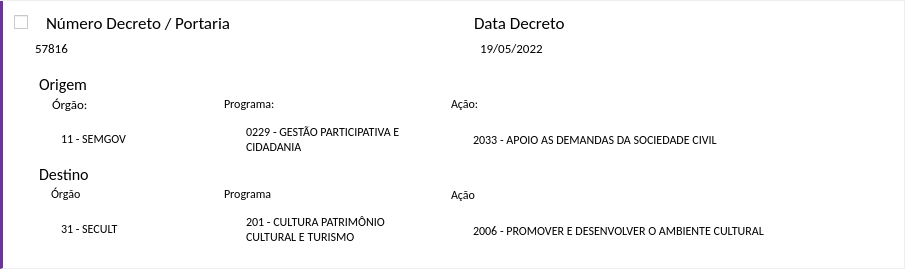
<?xml version="1.0" encoding="UTF-8"?>
<ui version="4.0">
 <class>Form</class>
 <widget class="QWidget" name="Form">
  <property name="geometry">
   <rect>
    <x>0</x>
    <y>0</y>
    <width>905</width>
    <height>269</height>
   </rect>
  </property>
  <property name="sizePolicy">
   <sizepolicy hsizetype="Minimum" vsizetype="Expanding">
    <horstretch>0</horstretch>
    <verstretch>0</verstretch>
   </sizepolicy>
  </property>
  <property name="minimumSize">
   <size>
    <width>0</width>
    <height>0</height>
   </size>
  </property>
  <property name="windowTitle">
   <string>Form</string>
  </property>
  <property name="styleSheet">
   <string notr="true">QWidget {
	background-color: rgb(255, 255, 255);
}


QLabel {
	border:none
}


</string>
  </property>
  <layout class="QHBoxLayout" name="horizontalLayout_2">
   <property name="spacing">
    <number>0</number>
   </property>
   <property name="leftMargin">
    <number>0</number>
   </property>
   <property name="topMargin">
    <number>0</number>
   </property>
   <property name="rightMargin">
    <number>0</number>
   </property>
   <property name="bottomMargin">
    <number>0</number>
   </property>
   <item>
    <widget class="QFrame" name="frame_4">
     <property name="sizePolicy">
      <sizepolicy hsizetype="Preferred" vsizetype="Expanding">
       <horstretch>0</horstretch>
       <verstretch>0</verstretch>
      </sizepolicy>
     </property>
     <property name="maximumSize">
      <size>
       <width>16777215</width>
       <height>16777215</height>
      </size>
     </property>
     <property name="styleSheet">
      <string notr="true">QFrame{
border: 1px solid rgb(238, 238, 238)	;
border-left: 3px solid rgb(109, 49, 162);
	
}</string>
     </property>
     <property name="frameShape">
      <enum>QFrame::StyledPanel</enum>
     </property>
     <property name="frameShadow">
      <enum>QFrame::Raised</enum>
     </property>
     <layout class="QVBoxLayout" name="verticalLayout">
      <property name="spacing">
       <number>0</number>
      </property>
      <property name="leftMargin">
       <number>2</number>
      </property>
      <property name="topMargin">
       <number>0</number>
      </property>
      <property name="rightMargin">
       <number>0</number>
      </property>
      <property name="bottomMargin">
       <number>0</number>
      </property>
      <item>
       <widget class="QFrame" name="frame_conteudo">
        <property name="maximumSize">
         <size>
          <width>16777215</width>
          <height>60</height>
         </size>
        </property>
        <property name="styleSheet">
         <string notr="true">border:none</string>
        </property>
        <property name="frameShape">
         <enum>QFrame::StyledPanel</enum>
        </property>
        <property name="frameShadow">
         <enum>QFrame::Raised</enum>
        </property>
        <layout class="QVBoxLayout" name="verticalLayout_2">
         <property name="spacing">
          <number>0</number>
         </property>
         <property name="leftMargin">
          <number>0</number>
         </property>
         <property name="topMargin">
          <number>0</number>
         </property>
         <property name="rightMargin">
          <number>0</number>
         </property>
         <property name="bottomMargin">
          <number>0</number>
         </property>
         <item>
          <widget class="QFrame" name="content_3">
           <property name="sizePolicy">
            <sizepolicy hsizetype="Preferred" vsizetype="Expanding">
             <horstretch>0</horstretch>
             <verstretch>0</verstretch>
            </sizepolicy>
           </property>
           <property name="maximumSize">
            <size>
             <width>16777215</width>
             <height>30</height>
            </size>
           </property>
           <property name="frameShape">
            <enum>QFrame::StyledPanel</enum>
           </property>
           <property name="frameShadow">
            <enum>QFrame::Raised</enum>
           </property>
           <layout class="QHBoxLayout" name="horizontalLayout_6">
            <property name="topMargin">
             <number>9</number>
            </property>
            <property name="bottomMargin">
             <number>0</number>
            </property>
            <item>
             <widget class="QCheckBox" name="check_relatorio">
              <property name="maximumSize">
               <size>
                <width>20</width>
                <height>16777215</height>
               </size>
              </property>
              <property name="text">
               <string/>
              </property>
             </widget>
            </item>
            <item>
             <widget class="QLabel" name="lb_status">
              <property name="maximumSize">
               <size>
                <width>0</width>
                <height>50</height>
               </size>
              </property>
              <property name="font">
               <font>
                <family>Calibri</family>
                <pointsize>13</pointsize>
                <weight>50</weight>
                <bold>false</bold>
               </font>
              </property>
              <property name="styleSheet">
               <string notr="true">image: url(:/icons/alerta.png);
border-radius: 100px;
</string>
              </property>
              <property name="text">
               <string/>
              </property>
             </widget>
            </item>
            <item>
             <widget class="QLabel" name="lb_data_3">
              <property name="font">
               <font>
                <family>Calibri</family>
                <pointsize>13</pointsize>
                <weight>50</weight>
                <bold>false</bold>
               </font>
              </property>
              <property name="styleSheet">
               <string notr="true">border: none</string>
              </property>
              <property name="text">
               <string>Número Decreto / Portaria</string>
              </property>
             </widget>
            </item>
            <item>
             <widget class="QLabel" name="lb_decreto_3">
              <property name="font">
               <font>
                <family>Calibri</family>
                <pointsize>13</pointsize>
                <weight>50</weight>
                <bold>false</bold>
               </font>
              </property>
              <property name="styleSheet">
               <string notr="true">border: none</string>
              </property>
              <property name="text">
               <string>Data Decreto</string>
              </property>
             </widget>
            </item>
           </layout>
          </widget>
         </item>
         <item>
          <widget class="QFrame" name="content">
           <property name="sizePolicy">
            <sizepolicy hsizetype="Preferred" vsizetype="Expanding">
             <horstretch>0</horstretch>
             <verstretch>0</verstretch>
            </sizepolicy>
           </property>
           <property name="maximumSize">
            <size>
             <width>16777215</width>
             <height>30</height>
            </size>
           </property>
           <property name="frameShape">
            <enum>QFrame::StyledPanel</enum>
           </property>
           <property name="frameShadow">
            <enum>QFrame::Raised</enum>
           </property>
           <layout class="QHBoxLayout" name="horizontalLayout_3">
            <property name="spacing">
             <number>30</number>
            </property>
            <property name="leftMargin">
             <number>30</number>
            </property>
            <item>
             <widget class="QLabel" name="lb_decreto">
              <property name="font">
               <font>
                <family>Calibri</family>
                <pointsize>10</pointsize>
                <weight>50</weight>
                <bold>false</bold>
               </font>
              </property>
              <property name="styleSheet">
               <string notr="true">border: none</string>
              </property>
              <property name="text">
               <string>57816</string>
              </property>
             </widget>
            </item>
            <item>
             <widget class="QLabel" name="lb_data">
              <property name="font">
               <font>
                <family>Calibri</family>
                <pointsize>10</pointsize>
                <weight>50</weight>
                <bold>false</bold>
               </font>
              </property>
              <property name="styleSheet">
               <string notr="true">border: none</string>
              </property>
              <property name="text">
               <string>19/05/2022</string>
              </property>
             </widget>
            </item>
           </layout>
          </widget>
         </item>
        </layout>
       </widget>
      </item>
      <item>
       <widget class="QFrame" name="frame_detalhes">
        <property name="maximumSize">
         <size>
          <width>16777215</width>
          <height>200</height>
         </size>
        </property>
        <property name="styleSheet">
         <string notr="true">border:none</string>
        </property>
        <property name="frameShape">
         <enum>QFrame::StyledPanel</enum>
        </property>
        <property name="frameShadow">
         <enum>QFrame::Raised</enum>
        </property>
        <layout class="QGridLayout" name="gridLayout">
         <property name="leftMargin">
          <number>25</number>
         </property>
         <property name="topMargin">
          <number>0</number>
         </property>
         <property name="rightMargin">
          <number>0</number>
         </property>
         <property name="bottomMargin">
          <number>0</number>
         </property>
         <property name="horizontalSpacing">
          <number>25</number>
         </property>
         <item row="0" column="0" rowspan="3">
          <widget class="QFrame" name="frame_3">
           <property name="styleSheet">
            <string notr="true">border: none</string>
           </property>
           <property name="frameShape">
            <enum>QFrame::StyledPanel</enum>
           </property>
           <property name="frameShadow">
            <enum>QFrame::Raised</enum>
           </property>
           <layout class="QGridLayout" name="gridLayout_2">
            <property name="spacing">
             <number>0</number>
            </property>
            <item row="3" column="0">
             <widget class="QLabel" name="lb_orgao_destino_3">
              <property name="maximumSize">
               <size>
                <width>200</width>
                <height>20</height>
               </size>
              </property>
              <property name="font">
               <font>
                <family>Calibri</family>
                <pointsize>12</pointsize>
               </font>
              </property>
              <property name="text">
               <string>Destino</string>
              </property>
              <property name="wordWrap">
               <bool>true</bool>
              </property>
             </widget>
            </item>
            <item row="2" column="1">
             <widget class="QLabel" name="lb_programa_origem">
              <property name="maximumSize">
               <size>
                <width>230</width>
                <height>16777215</height>
               </size>
              </property>
              <property name="font">
               <font>
                <family>Calibri</family>
                <pointsize>9</pointsize>
               </font>
              </property>
              <property name="styleSheet">
               <string notr="true">margin-left: 20px</string>
              </property>
              <property name="text">
               <string>0229 - GESTÃO PARTICIPATIVA E CIDADANIA</string>
              </property>
              <property name="wordWrap">
               <bool>true</bool>
              </property>
             </widget>
            </item>
            <item row="0" column="0">
             <widget class="QLabel" name="lb_orgao_origem_3">
              <property name="sizePolicy">
               <sizepolicy hsizetype="Preferred" vsizetype="Expanding">
                <horstretch>0</horstretch>
                <verstretch>0</verstretch>
               </sizepolicy>
              </property>
              <property name="maximumSize">
               <size>
                <width>200</width>
                <height>20</height>
               </size>
              </property>
              <property name="font">
               <font>
                <family>Calibri</family>
                <pointsize>12</pointsize>
               </font>
              </property>
              <property name="text">
               <string>Origem</string>
              </property>
              <property name="wordWrap">
               <bool>true</bool>
              </property>
             </widget>
            </item>
            <item row="5" column="1">
             <widget class="QLabel" name="lb_programa_destino">
              <property name="maximumSize">
               <size>
                <width>230</width>
                <height>16777215</height>
               </size>
              </property>
              <property name="font">
               <font>
                <family>Calibri</family>
                <pointsize>9</pointsize>
               </font>
              </property>
              <property name="styleSheet">
               <string notr="true">margin-left: 20px</string>
              </property>
              <property name="text">
               <string>201 - CULTURA PATRIMÔNIO CULTURAL E TURISMO</string>
              </property>
              <property name="wordWrap">
               <bool>true</bool>
              </property>
             </widget>
            </item>
            <item row="1" column="0">
             <widget class="QLabel" name="lb_orgao_origem_4">
              <property name="maximumSize">
               <size>
                <width>200</width>
                <height>20</height>
               </size>
              </property>
              <property name="font">
               <font>
                <family>Calibri</family>
                <pointsize>10</pointsize>
               </font>
              </property>
              <property name="styleSheet">
               <string notr="true">margin-left: 10px</string>
              </property>
              <property name="text">
               <string>Órgão:</string>
              </property>
              <property name="wordWrap">
               <bool>true</bool>
              </property>
             </widget>
            </item>
            <item row="5" column="0">
             <widget class="QLabel" name="lb_orgao_destino">
              <property name="maximumSize">
               <size>
                <width>200</width>
                <height>50</height>
               </size>
              </property>
              <property name="font">
               <font>
                <family>Calibri</family>
                <pointsize>9</pointsize>
               </font>
              </property>
              <property name="styleSheet">
               <string notr="true">margin-left: 20px</string>
              </property>
              <property name="text">
               <string>31 - SECULT</string>
              </property>
              <property name="wordWrap">
               <bool>true</bool>
              </property>
             </widget>
            </item>
            <item row="2" column="0">
             <widget class="QLabel" name="lb_orgao_origem">
              <property name="maximumSize">
               <size>
                <width>200</width>
                <height>50</height>
               </size>
              </property>
              <property name="font">
               <font>
                <family>Calibri</family>
                <pointsize>9</pointsize>
               </font>
              </property>
              <property name="styleSheet">
               <string notr="true">margin-left: 20px</string>
              </property>
              <property name="text">
               <string>11 - SEMGOV</string>
              </property>
              <property name="wordWrap">
               <bool>true</bool>
              </property>
             </widget>
            </item>
            <item row="4" column="0">
             <widget class="QLabel" name="lb_orgao_destino_4">
              <property name="maximumSize">
               <size>
                <width>200</width>
                <height>20</height>
               </size>
              </property>
              <property name="font">
               <font>
                <family>Calibri</family>
                <pointsize>9</pointsize>
               </font>
              </property>
              <property name="styleSheet">
               <string notr="true">margin-left: 10px</string>
              </property>
              <property name="text">
               <string>Órgão</string>
              </property>
              <property name="wordWrap">
               <bool>true</bool>
              </property>
             </widget>
            </item>
            <item row="4" column="1">
             <widget class="QLabel" name="lb_programa_destino_3">
              <property name="maximumSize">
               <size>
                <width>230</width>
                <height>16777215</height>
               </size>
              </property>
              <property name="font">
               <font>
                <family>Calibri</family>
                <pointsize>9</pointsize>
               </font>
              </property>
              <property name="styleSheet">
               <string notr="true">border:none</string>
              </property>
              <property name="text">
               <string>Programa</string>
              </property>
              <property name="wordWrap">
               <bool>true</bool>
              </property>
             </widget>
            </item>
            <item row="1" column="1">
             <widget class="QLabel" name="lb_programa_origem_3">
              <property name="maximumSize">
               <size>
                <width>230</width>
                <height>16777215</height>
               </size>
              </property>
              <property name="font">
               <font>
                <family>Calibri</family>
                <pointsize>9</pointsize>
               </font>
              </property>
              <property name="text">
               <string>Programa:</string>
              </property>
              <property name="wordWrap">
               <bool>true</bool>
              </property>
             </widget>
            </item>
           </layout>
          </widget>
         </item>
         <item row="0" column="2" rowspan="3">
          <widget class="QPushButton" name="btn_detalhes">
           <property name="sizePolicy">
            <sizepolicy hsizetype="Minimum" vsizetype="Expanding">
             <horstretch>0</horstretch>
             <verstretch>0</verstretch>
            </sizepolicy>
           </property>
           <property name="maximumSize">
            <size>
             <width>50</width>
             <height>16777215</height>
            </size>
           </property>
           <property name="styleSheet">
            <string notr="true">QPushButton {
	border:none;
	image: url(:/icons/drop-down.png);
	padding: 6px
}

QPushButton:hover {
	padding: 4px
}

QPushButton:pressed {
	padding: 5px
}
</string>
           </property>
           <property name="text">
            <string/>
           </property>
          </widget>
         </item>
         <item row="0" column="1" rowspan="3">
          <widget class="QFrame" name="frame">
           <property name="frameShape">
            <enum>QFrame::StyledPanel</enum>
           </property>
           <property name="frameShadow">
            <enum>QFrame::Raised</enum>
           </property>
           <layout class="QVBoxLayout" name="verticalLayout_3">
            <property name="spacing">
             <number>0</number>
            </property>
            <item>
             <widget class="QLabel" name="lb_acao_origem">
              <property name="maximumSize">
               <size>
                <width>16777215</width>
                <height>20</height>
               </size>
              </property>
              <property name="font">
               <font>
                <family>Calibri</family>
                <pointsize>9</pointsize>
               </font>
              </property>
              <property name="styleSheet">
               <string notr="true">border: none</string>
              </property>
              <property name="text">
               <string/>
              </property>
              <property name="wordWrap">
               <bool>true</bool>
              </property>
             </widget>
            </item>
            <item>
             <widget class="QLabel" name="lb_acao_origem_4">
              <property name="maximumSize">
               <size>
                <width>16777215</width>
                <height>20</height>
               </size>
              </property>
              <property name="font">
               <font>
                <family>Calibri</family>
                <pointsize>9</pointsize>
               </font>
              </property>
              <property name="styleSheet">
               <string notr="true">border: none</string>
              </property>
              <property name="text">
               <string>Ação:</string>
              </property>
              <property name="wordWrap">
               <bool>true</bool>
              </property>
             </widget>
            </item>
            <item>
             <widget class="QLabel" name="lb_acao_origem_2">
              <property name="font">
               <font>
                <family>Calibri</family>
                <pointsize>9</pointsize>
               </font>
              </property>
              <property name="styleSheet">
               <string notr="true">margin-left: 20px</string>
              </property>
              <property name="text">
               <string>2033 - APOIO AS DEMANDAS DA SOCIEDADE CIVIL</string>
              </property>
              <property name="wordWrap">
               <bool>true</bool>
              </property>
             </widget>
            </item>
            <item>
             <widget class="QLabel" name="lb_acao_origem_3">
              <property name="maximumSize">
               <size>
                <width>16777215</width>
                <height>20</height>
               </size>
              </property>
              <property name="font">
               <font>
                <family>Calibri</family>
                <pointsize>9</pointsize>
               </font>
              </property>
              <property name="styleSheet">
               <string notr="true">border: none</string>
              </property>
              <property name="text">
               <string/>
              </property>
              <property name="wordWrap">
               <bool>true</bool>
              </property>
             </widget>
            </item>
            <item>
             <widget class="QLabel" name="lb_acao_destino_2">
              <property name="maximumSize">
               <size>
                <width>16777215</width>
                <height>20</height>
               </size>
              </property>
              <property name="font">
               <font>
                <family>Calibri</family>
                <pointsize>9</pointsize>
               </font>
              </property>
              <property name="styleSheet">
               <string notr="true">border:none</string>
              </property>
              <property name="text">
               <string>Ação</string>
              </property>
              <property name="wordWrap">
               <bool>true</bool>
              </property>
             </widget>
            </item>
            <item>
             <widget class="QLabel" name="lb_acao_acao">
              <property name="font">
               <font>
                <family>Calibri</family>
                <pointsize>9</pointsize>
               </font>
              </property>
              <property name="styleSheet">
               <string notr="true">margin-left: 20px</string>
              </property>
              <property name="text">
               <string>2006 - PROMOVER E DESENVOLVER O AMBIENTE CULTURAL</string>
              </property>
              <property name="wordWrap">
               <bool>true</bool>
              </property>
             </widget>
            </item>
           </layout>
          </widget>
         </item>
        </layout>
       </widget>
      </item>
     </layout>
    </widget>
   </item>
  </layout>
 </widget>
 <resources>
  <include location="resource.qrc"/>
 </resources>
 <connections/>
</ui>
